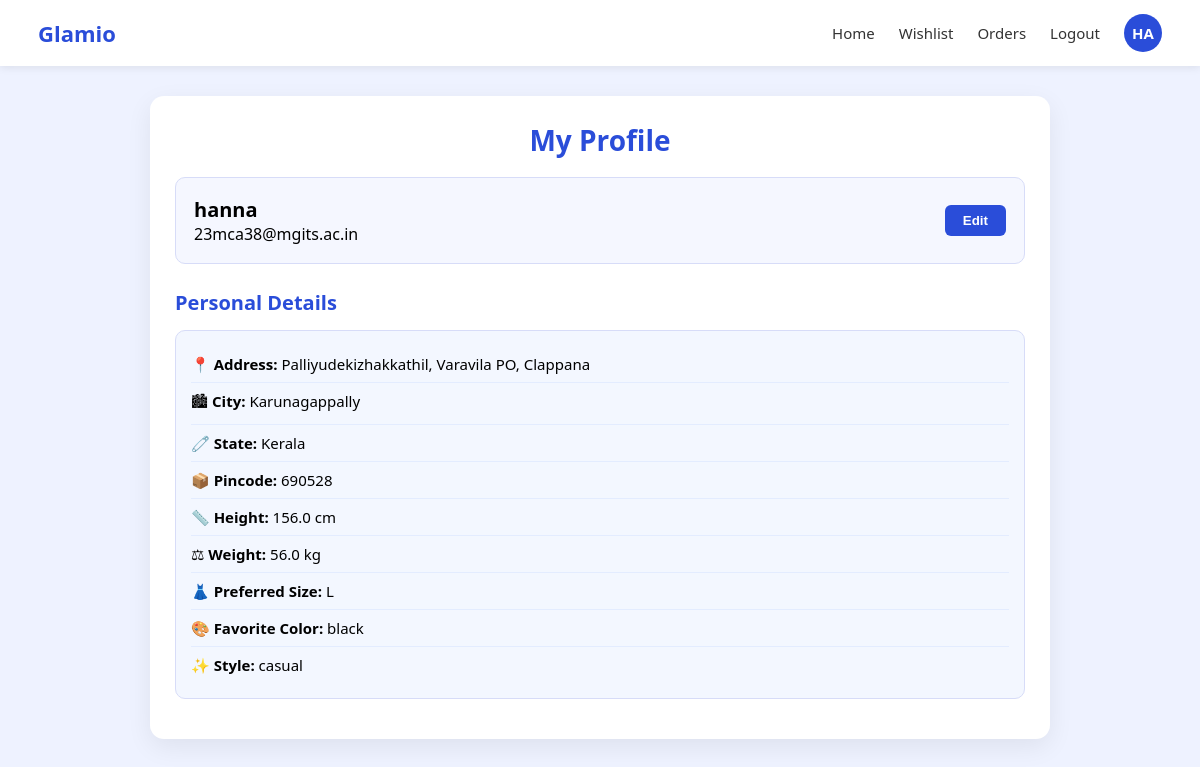
Page /profileshow/ (signed in) on the earlier database version.
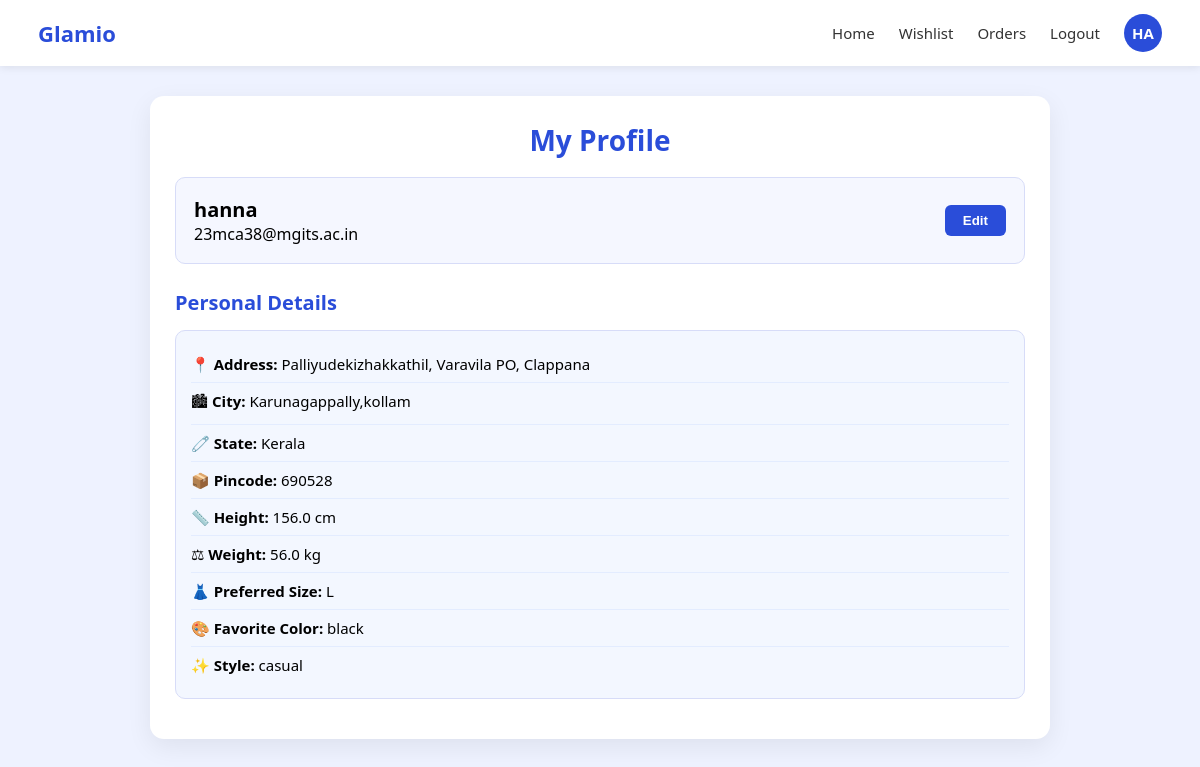
Same page on the later database version.
### user_app/models.py (models this page shows)
class UserProfileModel(models.Model):
    user = models.OneToOneField(CustomUserModel,on_delete=models.CASCADE)
    address = models.TextField(blank=True,null=True)
    city = models.CharField(max_length=100,blank=True,null=True)
    state = models.CharField(max_length=100,blank=True,null=True)
    pincode = models.CharField(max_length=100,blank=True,null=True)
    height = models.FloatField(blank=True,null=True) #in cm
    weight = models.FloatField(blank=True,null=True)  #in kg
    body_shape = models.CharField(max_length=100,blank=True,null=True,
                                   choices=[('hourglass','Hourglass'),
                                           ('pear','Pear Shape'),
                                            ('apple','Apple Shape'),
                                            ('rectangle','Rectangle'),
                                            ('inverter_triangle',"Inverted Triangle"),
                                            ('diamond','Diamond Shape'),
                                            ('oval','Oval/Round')
                                            ])
    preferred_size = models.CharField(max_length=15,blank=True,null=True,
                                      choices=[
                                         ("XS","XS"), ("S","S"), ("M","M"),
                                         ("L","L"), ("XL","XL"), ("XXL","XXL"),
                                         ('3XL','3XL'),('4XL','4XL'),
                                         ])
    style_preference = models.CharField(max_length=100,blank=True,null=True,
                                        choices=[
                                         ("casual", "Casual"),
                                         ("office", "Office Wear"),
                                         ("party", "Party Wear"),
                                         ("ethnic", "Ethnic Wear"),
                                         ("sports", "Sportswear"),
                                        ])
    favorite_color = models.CharField(max_length=50, blank=True, null=True)

### user_app/views.py (the view)
# urls.py: path('profileshow/',ProfileShowView.as_view(),name="profile_show"),
class ProfileShowView(DetailView):
    model = UserProfileModel
    template_name = "profile_show.html"
    context_object_name = "profile"
    def get_object(self):
        return UserProfileModel.objects.get(user =self.request.user)

### user_app/templates/profile_show.html (shortened to what this page needs)
{% load static %}
<!doctype html>
<html lang="en">
<head>
</head>
<body>
<div class="navbar">
  <div class="logo">Glamio</div>
  <div class="nav-links">
    <a href="{% url 'home' %}">Home</a>
    <a href="">Wishlist</a>
    <a href="">Orders</a>
    <a href="{% url 'logout' %}">Logout</a>
    <div class="profile-circle">
      {{ user.full_name|slice:":2"|upper }}
    </div>
  </div>
</div>
<div class="profile-container">
  <div class="heading">My Profile</div>
  <div class="summary-box">
      <div>
        <div class="username">{{ user.full_name }} </div>
        <div>{{ user.email }}</div>
      </div>
      <a href="{% url 'profile_edit' %}">
        <button class="edit-btn">Edit</button>
      </a>
  </div>
  <div class="section">
    <div class="section-title">Personal Details</div>
    <div class="detail-box">
        <div class="detail-row">📍 <strong>Address:</strong> {{ profile.address }}</div>
        <div class="detail-row">🏙 <strong>City:</strong> {{ profile.city }}</div>
        <div class="detail-row">🧷 <strong>State:</strong> {{ profile.state }}</div>
        <div class="detail-row">📦 <strong>Pincode:</strong> {{ profile.pincode }}</div>
        <div class="detail-row">📏 <strong>Height:</strong> {{ profile.height }} cm</div>
        <div class="detail-row">⚖ <strong>Weight:</strong> {{ profile.weight }} kg</div>
        <div class="detail-row">👗 <strong>Preferred Size:</strong> {{ profile.preferred_size }}</div>
        <div class="detail-row">🎨 <strong>Favorite Color:</strong> {{ profile.favorite_color }}</div>
        <div class="detail-row">✨ <strong>Style:</strong> {{ profile.style_preference }}</div>
    </div>
  </div>
</div>
</body>
</html>

Differences in the rows shown:
changed UserProfileModel "Palliyudekizhakkathil, Varavila PO, Clappana": city "Karunagappally" → "Karunagappally,kollam"
